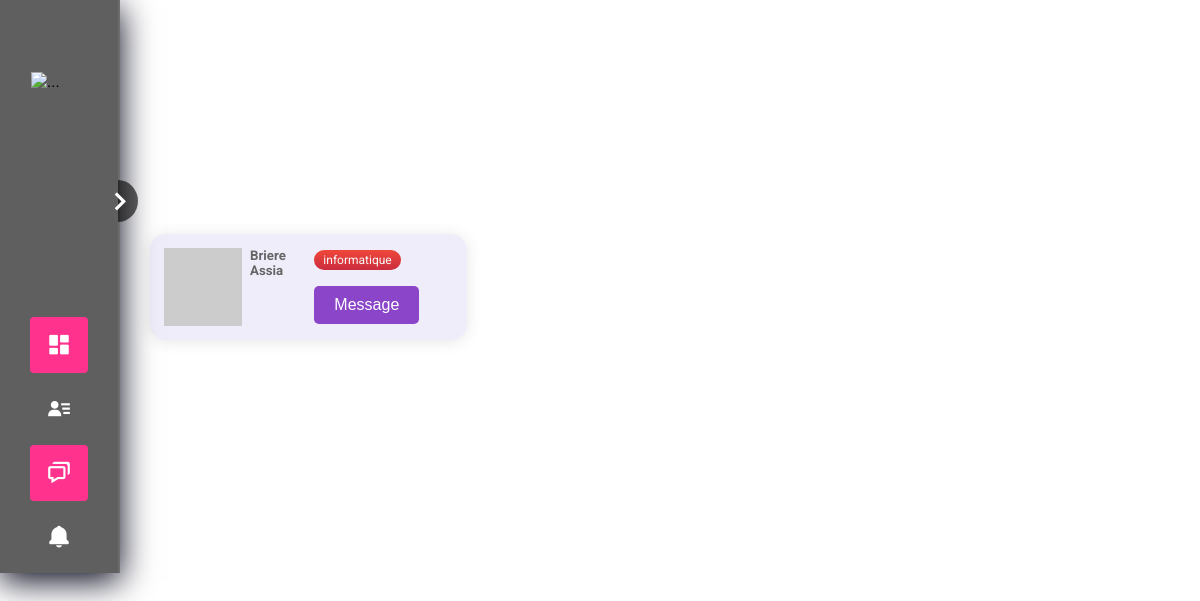
/view/user/listChat.php, run on the app's committed database.
### tables this page shows
CREATE TABLE `recruteur` (
  `id` int(11) NOT NULL,
  `nom` varchar(255) NOT NULL,
  `prenom` varchar(255) NOT NULL,
  `gmail` varchar(255) NOT NULL,
  `modepass` varchar(255) NOT NULL,
  `Tele` varchar(20) NOT NULL,
  `societe` varchar(255) NOT NULL,
  `domaine` varchar(255) NOT NULL
);

### Model/Recreteur.php (called while the page is built, shortened)
<?php
class Recruteur extends Connection {
    public function getsRecruteurs(){
        try {
             $pdo = $this->connect();
             $query = "SELECT * FROM recruteur ";
            $stmt = $pdo->query($query);
            $results = $stmt->fetchAll(PDO::FETCH_ASSOC);
             return $results;
         } catch (PDOException $e) {
            die("Error: " . $e->getMessage());
         }
        }
}
?>

### view/user/listChat.php (the view, shortened to what this page needs)
<?php
    $Cont = new ControlleR();
    $candidats = $Cont->getsRecruteurs();;
?>
<!DOCTYPE html>
<html lang="en">
<head>
    <link href="https://unpkg.com/boxicons@2.1.2/css/boxicons.min.css" rel="stylesheet">
</head>
<body>
    <div class="sidebar">
        <div class="toggle">
            <i class="bx bx-chevron-right"></i>
        </div>
        <div class="logo">
            <img src="https://cdn-icons-png.flaticon.com/512/1251/1251840.png" alt="...">
        </div>
        <nav>
            <ul>
                <li class="nav-item active">
                    <a href="./dashboard.php">
                        <i class="bx bxs-dashboard"></i>
                    </a>
                </li>
                <li class="nav-item">
                    <a href="../recruteur/userprofile.php">
                        <i class='bx bxs-user-detail'></i>
                    </a>
                </li>
                <li class="nav-item active ">
                    <a href="./listChat.phpl">
                        <i class='bx bx-chat' ></i>
                    </a>
                </li>
                <li class="nav-item">
                    <a href="./offer.php">
                        <i class="bx bxs-bell"></i>
                    </a>
                </li>
            </ul>
        </nav>
    </div>
    <div class="container">
       <div class="elements">
    <?php
         $i=0;
        foreach ($candidats as $row) {
            $i++;
    $idc = $row['id'];
    $nom = $row['nom'];
    $prenom = $row['prenom'];
    $domaine = $row['domaine'];
    ?>
        <div class="card">
            <div class="user">
                <img src="https://i.pravatar.cc/40?img=<?php echo $i?>" alt="user_image" class="user_image">
                <div class="user__info">
                <h5><a class="hon" href="./chat.php?id=<?php echo $idc?>"><?php echo  $nom." ".$prenom ?></h5></a>
                </div>
            </div>
            <div class="card__body">
            <span class="tag tag-red"><?php echo "$domaine"; ?> </span>
            <button class="btn btn_outline" id ="<?php echo 'msg'.$idc?>">Message</button>
            </div>
            <div class="card__footer">
            </div>
        </div>
<?php
}
?>
</div>
</div>
</body>
</html>

### view/user/listChat.php (style rules this page uses)
* { margin: 0; padding: 0; border: 0; outline: 0; list-style: none; box-sizing: border-box; }
body { background-size: cover; font-family: 'Roboto', sans-serif; display: flex; flex-direction: row; }
.sidebar { width: 120px; backdrop-filter: blur(6px); background: rgba(10, 10, 10, .65); box-shadow: 0 8px 32px rgb(2, 4, 24); border-right: 2px solid rgba(255, 255, 255, .09); transition: .4s ease-in-out; }
.sidebar .logo { width: 100%; height: 240px; padding: 40px 0; display: grid; align-items: center; justify-items: center; }
.sidebar .logo img { width: 56px; transition: .4s; }
.sidebar nav { padding: 0 30px; }
.sidebar nav .nav-item { cursor: pointer; display: flex; align-items: center; justify-content: flex-start; border-radius: 4px; width: 100%; height: 56px; padding: 0 16px; margin: 8px 0; color: #fff; transition: .3s; }
.sidebar nav .nav-item.active { background: #ff328e !important; }
.sidebar nav .nav-item i { font-size: 26px; }
.sidebar .toggle { cursor: pointer; position: absolute; color: #fff; top: 180px; right: -20px; font-size: 38px; line-height: 50%; text-align: center; border-radius: 50%; padding: 2px 0 2px 2px; background: linear-gradient( 90deg, transparent 50%, rgba(10, 10, 10, .65) 50% ); }
.sidebar .toggle i { transition: .4s linear; }
a { text-decoration: none; color: #fff; display: flex; width: 100%; flex-direction: row; }
.elements { display: flex; flex-wrap: wrap; width: 100%; align-items: center; justify-content: center; }
.container { display: flex; flex-wrap: wrap; justify-content: center; max-width: 1200px; margin-block: 2rem; gap: 2rem; }
img { max-width: 100%; display: block; object-fit: cover; }
.card { display: flex; overflow: hidden; box-shadow: 0 0.1rem 1rem rgb(0 0 0 / 10%); border-radius: 1em; background: #f0edfa;; margin: 8px 30px; }
.card__body { padding: 1rem; display: flex; flex-direction: column; gap: .5rem; }
.tag { align-self: flex-start; padding: .25em .75em; border-radius: 1em; font-size: .75rem; }
.tag-red { background: #cb2d3e; background: linear-gradient(to bottom, #ef473a, #cb2d3e); color: #fafafa; }
.card__footer { display: flex; padding: 1rem; margin-top: auto; }
.user { display: flex; gap: 0.5rem; margin: 14px; }
.hon { color:#666; }
button { background-color: #8a45c8;; color: #fff; border: none; border-radius: 5px; padding: 10px 20px; font-size: 16px; cursor: pointer; }

### data on the page
recruteur: nom "Briere", prenom "Assia", domaine "informatique"
